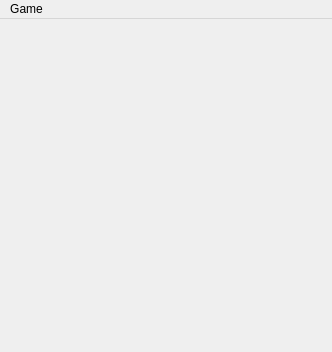
<?xml version="1.0" encoding="UTF-8"?>
<ui version="4.0">
 <class>MainWindow</class>
 <widget class="QMainWindow" name="MainWindow">
  <property name="geometry">
   <rect>
    <x>0</x>
    <y>0</y>
    <width>332</width>
    <height>352</height>
   </rect>
  </property>
  <property name="maximumSize">
   <size>
    <width>332</width>
    <height>352</height>
   </size>
  </property>
  <property name="mouseTracking">
   <bool>false</bool>
  </property>
  <property name="windowTitle">
   <string>3x3Chess</string>
  </property>
  <property name="autoFillBackground">
   <bool>false</bool>
  </property>
  <widget class="QWidget" name="centralWidget">
   <widget class="QLabel" name="bgImage">
    <property name="geometry">
     <rect>
      <x>0</x>
      <y>0</y>
      <width>331</width>
      <height>332</height>
     </rect>
    </property>
    <property name="maximumSize">
     <size>
      <width>331</width>
      <height>332</height>
     </size>
    </property>
    <property name="text">
     <string/>
    </property>
   </widget>
   <widget class="QWidget" name="gridLayoutWidget">
    <property name="geometry">
     <rect>
      <x>0</x>
      <y>0</y>
      <width>331</width>
      <height>331</height>
     </rect>
    </property>
    <layout class="QGridLayout" name="gridLayout">
     <property name="spacing">
      <number>0</number>
     </property>
    </layout>
   </widget>
  </widget>
  <widget class="QMenuBar" name="menuBar">
   <property name="geometry">
    <rect>
     <x>0</x>
     <y>0</y>
     <width>332</width>
     <height>25</height>
    </rect>
   </property>
   <widget class="QMenu" name="menuGame">
    <property name="title">
     <string>Game</string>
    </property>
    <addaction name="actionAI"/>
    <addaction name="actionPlayer"/>
   </widget>
   <addaction name="menuGame"/>
  </widget>
  <action name="actionAI">
   <property name="text">
    <string>Player vs AI</string>
   </property>
  </action>
  <action name="actionPlayer">
   <property name="text">
    <string>Player vs Player</string>
   </property>
  </action>
 </widget>
 <layoutdefault spacing="6" margin="11"/>
 <resources/>
 <connections/>
</ui>
